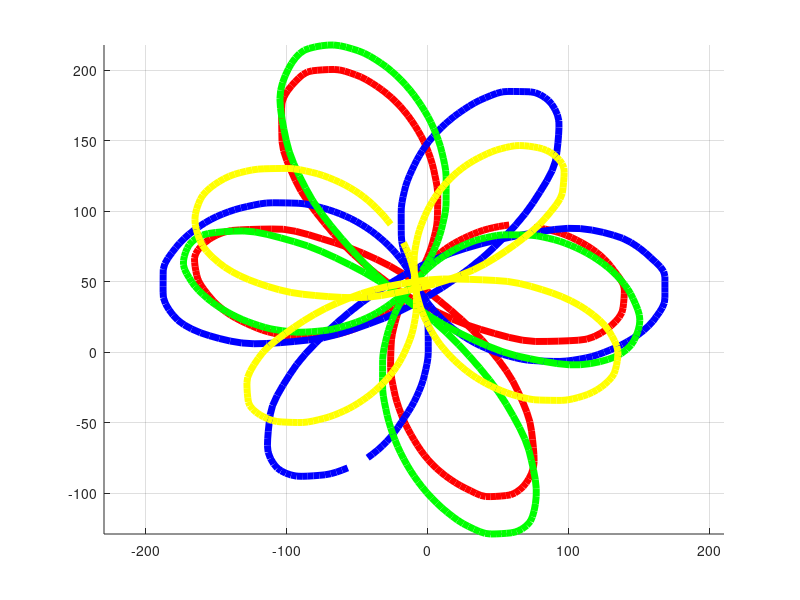

Write the MATLAB code that produced this figure.
clear;clc
A=[0,75.44170497,88.49447551;0.1,91.64462704,85.29919187;0.2,107.1568965,78.79879379;0.3,121.2803881,69.6395476;0.4,131.6896549,58.48856658;0.5,139.5015148,44.56168106;0.6,138.4377809,30.4991006;0.7,128.6140449,17.53554911;0.8,108.8506986,8.62906569;0.9,77.13557702,7.585642652;1,36.35771233,16.50543428;1.1,-5.124476254,34.58728632;1.2,-41.46059074,59.52832198;1.3,-71.53025069,89.52199957;1.4,-93.68248344,121.503475;1.5,-103.4239942,150.5369008;1.6,-103.6714126,174.5235922;1.7,-95.09683502,190.7405926;1.8,-82.67014828,199.5141969;1.9,-66.39354866,200.571938;2,-50.43829932,196.4893676;2.1,-34.48650135,187.5180697;2.2,-20.612618,175.5683051;2.3,-9.364293339,161.1142571;2.4,-0.8715043277,145.3017436;2.5,4.484983379,128.364952;2.6,7.122631754,111.1345766;2.7,6.802925579,94.29307368;2.8,3.621566816,78.04924404;2.9,-2.088505795,62.89605708;3,-10.41093915,48.90772772;3.1,-20.740768,36.56324156;3.2,-33.24510757,26.42826647;3.3,-47.3819117,18.48683392;3.4,-62.64917045,13.21438499;3.5,-79.20502741,10.59059747;3.6,-95.71073146,11.19744568;3.7,-112.5026237,14.23233639;3.8,-128.6061426,20.35401231;3.9,-143.6944147,28.92463356;4,-155.5775949,40.34445577;4.1,-163.6312556,53.48611144;4.2,-165.4767831,66.37606646;4.3,-157.4468673,78.32356172;4.4,-137.5462513,86.49070739;4.5,-106.5306595,87.39444486;4.6,-68.54061162,78.43825157;4.7,-27.60856752,61.51412375;4.8,9.389623027,35.59997516;4.9,40.48531064,6.35195391;5,62.45140514,-24.57352062;5.1,73.45876503,-54.51166149;5.2,75.48554931,-77.59803765;5.3,69.38139875,-93.41408255;5.4,57.43349846,-101.4952549;5.5,42.47080801,-102.5037873;5.6,27.52528398,-96.90920047;5.7,12.59566258,-87.72924309;5.8,-0.4322730711,-75.50365443;5.9,-10.62954176,-60.65107113;6,-18.59528818,-44.6613029;6.1,-23.78209369,-27.84076856;6.2,-26.35436967,-10.58494225;6.3,-25.90499031,6.425794751;6.4,-22.75761564,22.62886898;6.5,-17.15593775,37.79820282;6.6,-9.042178789,51.61827096;6.7,1.434542838,63.70726974;6.8,13.68376129,73.98778316;6.9,27.50112187,81.71615095;7,42.40354565,87.33713229;7.1,57.82709337,90.2127864400000];
B=[0,-56.72157093,-82.08675264;0.1,-73.72157093,-87.08675264;0.2,-90.72157093,-88.08675264;0.3,-105.7215709,-83.08675264;0.4,-113.7215709,-67.08675264;0.5,-111.7215709,-44.08675264;0.6,-96.72157093,-14.08675264;0.7,-68.72157093,16.91324736;0.8,-29.72157093,46.91324736;0.9,15.27842907,69.91324736;1,60.27842907,81.91324736;1.1,102.2784291,87.91324736;1.2,135.2784291,81.91324736;1.3,157.2784291,67.91324736;1.4,168.2784291,53.91324736;1.5,168.2784291,37.91324736;1.6,161.2784291,23.91324736;1.7,147.2784291,10.91324736;1.8,130.2784291,1.913247362;1.9,112.2784291,-4.086752638;2,92.7670741,-6.583390399;2.1,73.41296482,-5.874749207;2.2,55.20215821,-2.107243575;2.3,38.16872732,4.211650305;2.4,22.87482303,12.99913431;2.5,9.630945198,23.97590757;2.6,-1.452643934,36.85007104;2.7,-9.8620604,51.0829263;2.8,-15.72705515,66.7969967;2.9,-18.74920009,82.98368182;3,-18.8273513,99.82257768;3.1,-16.11087631,116.1043972;3.2,-9.920646986,131.8659192;3.3,-1.727730977,146.0468852;3.4,10.22397318,159.8251468;3.5,23.6397821,170.7544037;3.6,39.34624476,179.798196;3.7,56.177702,184.9781377;3.8,72.74385903,184.7118039;3.9,86.29565524,177.9285512;4,93.16314156,161.9989918;4.1,91.1503599,137.9945516;4.2,75.30341244,106.9249881;4.3,46.50547897,73.86588139;4.4,7.285570736,43.93251604;4.5,-36.70795282,21.92153422;4.6,-81.76553447,8.950900731;4.7,-122.7777395,5.957765887;4.8,-155.721988,11.92671955;4.9,-178.5925973,23.93229603;5,-187.7502412,40.93863402;5.1,-187.6779141,57.91943598;5.2,-178.8395524,73.98734321;5.3,-165.0143585,87.08037357;5.4,-147.9191491,96.99724029;5.5,-129.7746292,102.9572253;5.6,-110.7708518,105.9903961;5.7,-91.76794313,105.6450025;5.8,-73.56425689,101.966586;5.9,-56.57066594,95.71052475;6,-41.25678952,86.84784587;6.1,-28.03620554,75.85836284;6.2,-16.97967258,62.97493496;6.3,-8.579799082,48.74284467;6.4,-2.716683226,33.00072188;6.5,0.3040405538,16.81959171;6.6,0.3759213149,-0.0582270907;6.7,-2.413762735,-16.71211069;6.8,-8.558529372,-32.9782737;6.9,-17.62961385,-48.12788021;7,-28.45653066,-62.71614654;7.1,-42.60102053,-74.8915708100000];
C=[0,-13.99904747,44.93967296;0.1,-26.84532255,33.96063889;0.2,-41.10816889,25.27877072;0.3,-56.90334288,19.16373934;0.4,-73.55157476,15.31229691;0.5,-90.89131072,14.14279458;0.6,-108.425514,15.99474432;0.7,-125.7674835,20.91936734;0.8,-141.5816677,28.11427544;0.9,-156.1148733,37.95313587;1,-167.5084641,50.03344995;1.1,-173.370099,62.91571471;1.2,-169.9372076,75.05073004;1.3,-156.6779429,84.0130433;1.4,-130.7342562,85.99665539;1.5,-93.15172197,77.94728887;1.6,-51.24901295,59.88310004;1.7,-7.816996279,31.98251334;1.8,27.94917995,-1.090059505;1.9,55.87930215,-37.08362364;2,72.1706147,-71.02628094;2.1,77.06140895,-99.0516382;2.2,73.40406244,-118.9534305;2.3,60.06403896,-128.0779322;2.4,44.35197931,-129.0039536;2.5,27.82534494,-123.086978;2.6,11.95242443,-112.0196877;2.7,-2.843324316,-97.04175806;2.8,-14.64992537,-80.0342907;2.9,-23.31472099,-62.03626897;3,-29.13642463,-43.09335298;3.1,-32.04248362,-24.28120067;3.2,-32.00361493,-6.104733072;3.3,-29.02679758,11.18537285;3.4,-23.28811848,27.45419943;3.5,-15.01942064,42.1848212;3.6,-4.399037064,55.05586133;3.7,8.183577502,65.96803826;3.8,22.7942373,74.71269402;3.9,38.42069522,80.53750864;4,54.97698104,83.26463023;4.1,72.05494432,83.03194924;4.2,89.18846032,79.95308628;4.3,105.7231831,73.88746396;4.4,121.4205542,64.98585247;4.5,135.3675005,53.02070824;4.6,145.2304514,38.94327857;4.7,150.5099754,22.91189928;4.8,146.2132634,7.953889923;4.9,131.1866828,-4.039958842;5,104.012362,-9.059510543;5.1,65.05500391,-3.06734132;5.2,21.84319915,13.8964328;5.3,-20.32152135,40.91793584;5.4,-56.11475716,74.96017891;5.5,-84.80024394,112.9756096;5.6,-100.0853556,148.9155756;5.7,-104.8644746,179.9577366;5.8,-98.37263456,201.8825165;5.9,-85.90835828,214.9333036;6,-68.00767999,217.956516;6.1,-49.87693291,214.0214159;6.2,-32.96551293,204.9505665;6.3,-17.91884802,191.9769216;6.4,-5.824354571,176.8585414;6.5,3.773139824,159.7926932;6.6,10.03770383,141.9655697;6.7,13.07496723,123.851181;6.8,13.04287269,105.8276921;6.9,10.06697646,88.4967539;7,4.400246577,72.25698837;7.1,-3.969974076,57.5964745500000];
D=[0,-17.24715673,77.6819251;0.1,-11.39265393,62.94030723;0.2,-8.272793251,47.70748539;0.3,-8.024497415,32.37150797;0.4,-10.26781699,16.86035664;0.5,-15.2614346,2.438454597;0.6,-22.71153359,-11.19979401;0.7,-32.90359225,-23.2064735;0.8,-45.25266929,-33.48671235;0.9,-59.07940823,-41.53710497;1,-74.17501074,-47.12054774;1.1,-89.90781193,-49.91613717;1.2,-105.2502324,-49.39330684;1.3,-118.3585898,-44.87177173;1.4,-127.2384539,-35.3454904;1.5,-128.2868167,-21.17202735;1.6,-118.9852719,-2.646962805;1.7,-97.50128112,15.79355662;1.8,-66.20046875,34.02418872;1.9,-28.13937228,46.69628622;2,12.73082031,51.93373089;2.1,51.75206591,50.64920226;2.2,85.81146076,42.85919943;2.3,112.0176993,30.42175626;2.4,128.7338802,14.79779077;2.5,134.9586348,-0.2533172629;2.6,132.7415169,-13.83926069;2.7,123.7126653,-24.27595499;2.8,110.2588776,-31.1159379;2.9,94.68738857,-34.21674783;3,77.90374445,-33.92577255;3.1,61.42471951,-30.53623905;3.2,45.75286035,-24.42509691;3.3,31.29335685,-16.06352979;3.4,18.60270004,-5.42743451;3.5,7.837490537,6.808505088;3.6,-0.3952356397,20.52776791;3.7,-6.219659013,35.09674775;3.8,-9.310381677,50.28009893;3.9,-9.666502663,65.76412552;4,-7.363524893,81.01956101;4.1,-2.410749618,95.65888893;4.2,4.596252504,109.0445862;4.3,13.75365226,120.7798032;4.4,24.77076453,130.7673232;4.5,37.354493,138.4508476;4.6,51.1989737,144.1131432;4.7,64.88840652,146.6121645;4.8,78.76742723,144.9702019;4.9,89.78289444,139.8327236;5,96.80744737,129.02224;5.1,95.65710137,113.7130359;5.2,83.60451255,95.30081705;5.3,60.66334908,75.44925012;5.4,28.72858277,56.75782416;5.5,-10.28622129,44.63932909;5.6,-50.33874989,38.61093159;5.7,-89.05046902,41.14243304;5.8,-122.2494722,49.60752222;5.9,-146.1928383,61.89945478;6,-161.2890393,78.49537394;6.1,-165.1864381,93.92802576;6.2,-161.2053016,108.6635275;6.3,-150.1878573,119.6466405;6.4,-134.8532336,126.8722132;6.5,-117.2769912,130.0590625;6.6,-99.44196449,130.3585781;6.7,-81.73257037,127.4903542;6.8,-65.06370461,121.6938278;6.9,-50.05562241,113.4840357;7,-37.08743838,102.8681522;7.1,-26.30426522,90.6328755000000];
figure;hold on;
var={'A' 'B' 'C' 'D'};
color={'r' 'b' 'g' 'y'};
for i=1:4
    S=eval(var{i});
    T=S(:,1);
    X=S(:,2);
    Y=S(:,3);
    T_new=linspace(T(1),T(end),300);
    X_new=interp1(T,X,T_new,'pchip');
    Y_new=interp1(T,Y,T_new,'pchip');
    plot(X_new,Y_new,color{i},'LineWidth',5);
end
axis equal
grid on

